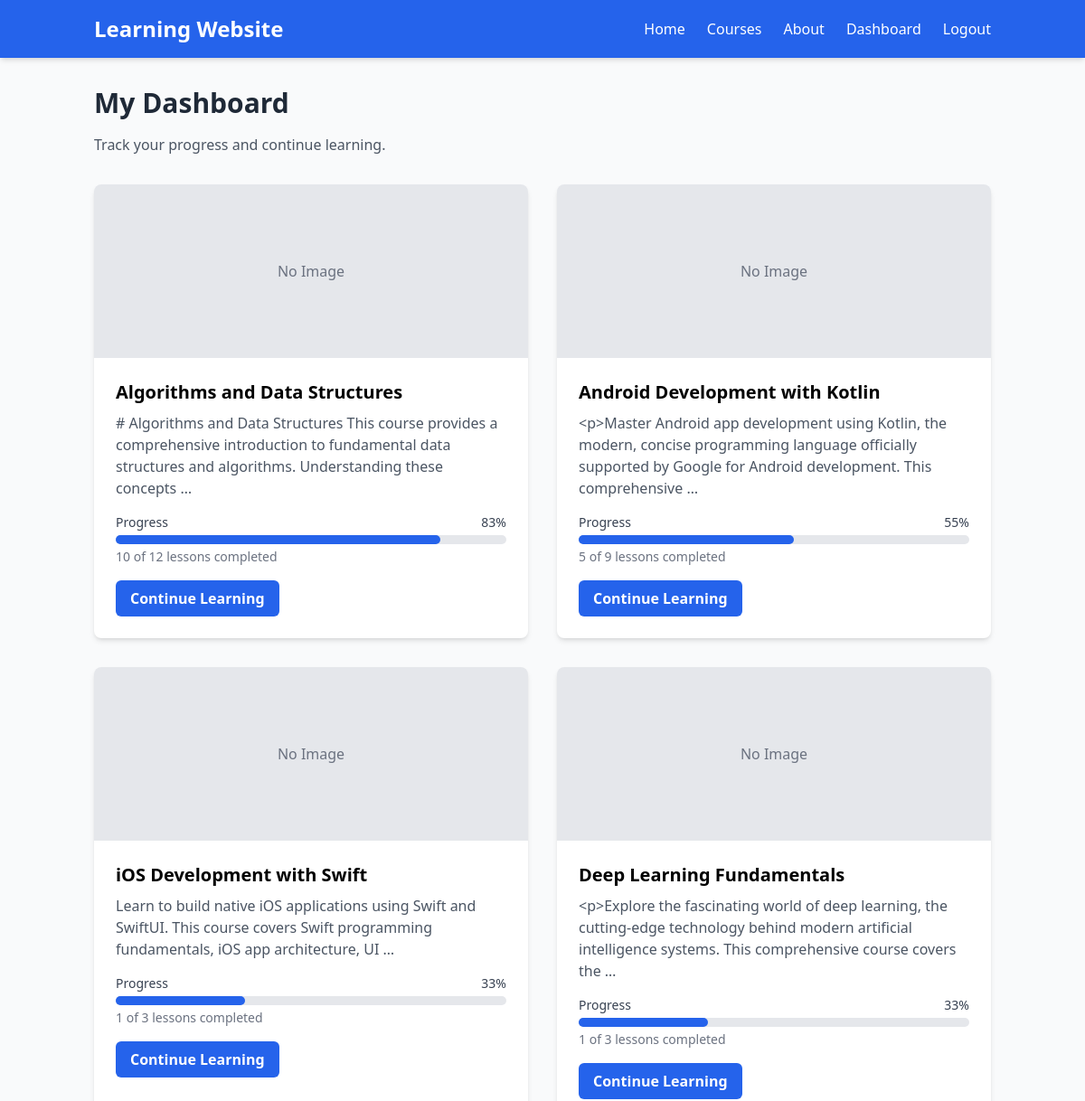
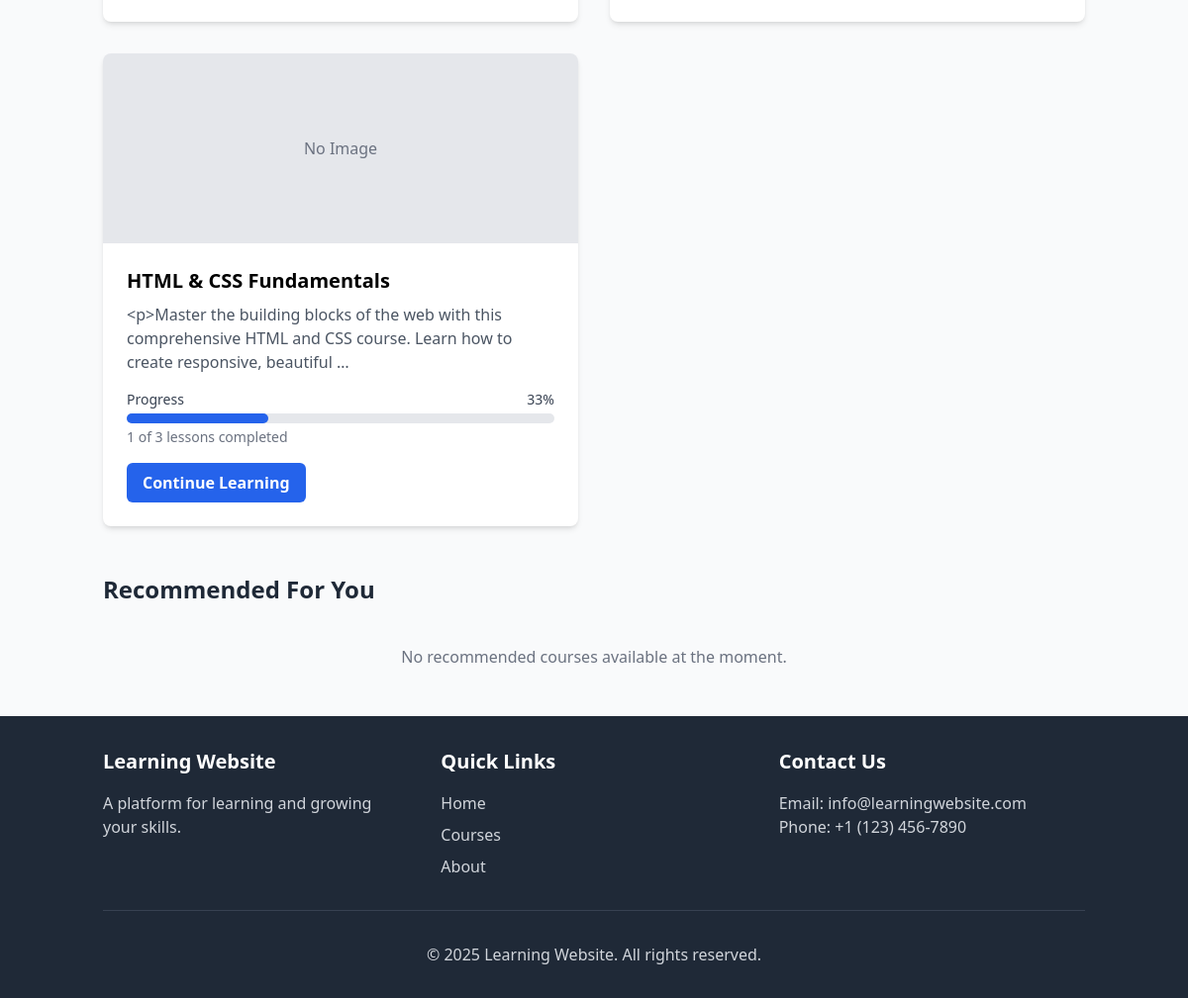
The page /dashboard/ (signed in) on the database its author committed (2 pictures, top to bottom).
### learning_content/models.py (models this page shows, shortened)
class Course(models.Model):
    LEVEL_CHOICES = (
        ('beginner', 'Beginner'),
        ('intermediate', 'Intermediate'),
        ('advanced', 'Advanced'),
    )
    title = models.CharField(max_length=200)
    slug = models.SlugField(unique=True)
    category = models.ForeignKey(Category, on_delete=models.CASCADE, related_name='courses')
    description = models.TextField()
    level = models.CharField(max_length=20, choices=LEVEL_CHOICES, default='beginner')
    image = models.ImageField(upload_to='courses/', blank=True, null=True)
    is_featured = models.BooleanField(default=False)
    is_published = models.BooleanField(default=False)
    created_at = models.DateTimeField(auto_now_add=True)
    updated_at = models.DateTimeField(auto_now=True)
    class Meta:
        ordering = ['-created_at']

### learning_content/views.py (the view)
# urls.py: path('dashboard/', views.dashboard, name='dashboard'),
@login_required
def dashboard(request):
    user_courses = Course.objects.filter(
        lessons__userprogress__user=request.user
    ).distinct()
    courses_progress = []
    for course in user_courses:
        total_lessons = course.lessons.filter(is_published=True).count()
        completed_lessons = UserProgress.objects.filter(
            user=request.user,
            course=course,
            completed=True
        ).count()
        progress_percentage = int((completed_lessons / total_lessons) * 100) if total_lessons > 0 else 0
        courses_progress.append({
            'course': course,
            'progress': progress_percentage,
            'completed_lessons': completed_lessons,
            'total_lessons': total_lessons,
        })
    context = {
        'courses_progress': courses_progress,
    }
    return render(request, 'learning_content/dashboard.html', context)

### templates/learning_content/dashboard.html (shortened to what this page needs)
{% extends 'base.html' %}
{% block content %}
<div class="mb-8">
    <h1 class="text-3xl font-bold text-gray-800 mb-4">My Dashboard</h1>
    <p class="text-gray-600">Track your progress and continue learning.</p>
</div>
{% if courses_progress %}
    <div class="grid grid-cols-1 md:grid-cols-2 gap-8">
        {% for course_data in courses_progress %}
            <div class="bg-white rounded-lg shadow-md overflow-hidden">
                {% if course_data.course.image %}
                    <img src="{{ course_data.course.image.url }}" alt="{{ course_data.course.title }}" class="w-full h-48 object-cover">
                {% else %}
                    <div class="w-full h-48 bg-gray-200 flex items-center justify-center">
                        <span class="text-gray-500">No Image</span>
                    </div>
                {% endif %}
                <div class="p-6">
                    <h3 class="text-xl font-bold mb-2">{{ course_data.course.title }}</h3>
                    <p class="text-gray-600 mb-4">{{ course_data.course.description|truncatewords:20 }}</p>
                    <div class="mb-4">
                        <div class="flex justify-between mb-1">
                            <span class="text-sm font-medium text-gray-700">Progress</span>
                            <span class="text-sm font-medium text-gray-700">{{ course_data.progress }}%</span>
                        </div>
                        <div class="w-full bg-gray-200 rounded-full h-2.5">
                            <div class="bg-blue-600 h-2.5 rounded-full" style="width: {{ course_data.progress }}%"></div>
                        </div>
                        <p class="text-sm text-gray-500 mt-1">{{ course_data.completed_lessons }} of {{ course_data.total_lessons }} lessons completed</p>
                    </div>
                    <a href="{% url 'learning_content:course_detail' course_data.course.slug %}" class="inline-block bg-blue-600 hover:bg-blue-700 transition text-white px-4 py-2 rounded-md font-semibold">
                        {% if course_data.progress == 100 %}
                            Review Course
                        {% else %}
                            Continue Learning
                        {% endif %}
                    </a>
                </div>
            </div>
        {% endfor %}
    </div>
{% endif %}
<div class="mt-12">
    <h2 class="text-2xl font-bold text-gray-800 mb-6">Recommended For You</h2>
    <div class="grid grid-cols-1 md:grid-cols-3 gap-6">
        {% for course in recommended_courses %}
            <div class="bg-white rounded-lg shadow-md overflow-hidden transition transform hover:-translate-y-1 hover:shadow-lg">
                {% if course.image %}
                    <img src="{{ course.image.url }}" alt="{{ course.title }}" class="w-full h-40 object-cover">
                {% else %}
                    <div class="w-full h-40 bg-gray-200 flex items-center justify-center">
                        <span class="text-gray-500">No Image</span>
                    </div>
                {% endif %}
                <div class="p-4">
                    <span class="inline-block px-2 py-1 bg-blue-100 text-blue-600 rounded-full text-xs font-semibold mb-2">{{ course.get_level_display }}</span>
                    <h3 class="text-lg font-bold mb-2">{{ course.title }}</h3>
                    <a href="{% url 'learning_content:course_detail' course.slug %}" class="text-blue-600 hover:text-blue-800 transition font-semibold text-sm">
                        View Course
                        <svg class="w-4 h-4 inline-block ml-1" fill="none" stroke="currentColor" viewBox="0 0 24 24" xmlns="http://www.w3.org/2000/svg">
                            <path stroke-linecap="round" stroke-linejoin="round" stroke-width="2" d="M9 5l7 7-7 7"></path>
                        </svg>
                    </a>
                </div>
            </div>
        {% empty %}
            <div class="col-span-3 text-center py-4">
                <p class="text-gray-500">No recommended courses available at the moment.</p>
            </div>
        {% endfor %}
    </div>
</div>
{% endblock %}

### rows shown on the page
Course: image "No Image", course "Algorithms and Data Structures", course.description "# Algorithms and Data Structures This course provides a comprehensive introduction to fundamental data structures and algorithms. Understanding these concepts …", progress "83", completed_lessons "10", total_lessons "12"
Course: image "No Image", course "Android Development with Kotlin", course.description "<p>Master Android app development using Kotlin, the modern, concise programming language officially supported by Google for Android development. This comprehensive …", progress "55", completed_lessons "5", total_lessons "9"
Course: image "No Image", course "iOS Development with Swift", course.description "Learn to build native iOS applications using Swift and SwiftUI. This course covers Swift programming fundamentals, iOS app architecture, UI …", progress "33", completed_lessons "1", total_lessons "3"
Course: image "No Image", course "Deep Learning Fundamentals", course.description "<p>Explore the fascinating world of deep learning, the cutting-edge technology behind modern artificial intelligence systems. This comprehensive course covers the …", progress "33", completed_lessons "1", total_lessons "3"
Course: image "No Image", course "HTML & CSS Fundamentals", course.description "<p>Master the building blocks of the web with this comprehensive HTML and CSS course. Learn how to create responsive, beautiful …", progress "33", completed_lessons "1", total_lessons "3"
